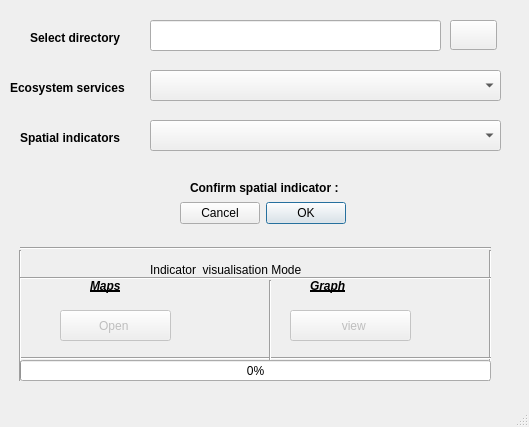
<?xml version="1.0" encoding="UTF-8"?>
<ui version="4.0">
 <class>SpatialMetrics</class>
 <widget class="QDialog" name="SpatialMetrics">
  <property name="geometry">
   <rect>
    <x>0</x>
    <y>0</y>
    <width>529</width>
    <height>427</height>
   </rect>
  </property>
  <property name="windowTitle">
   <string>Spatial indicators for ES</string>
  </property>
  <property name="sizeGripEnabled">
   <bool>true</bool>
  </property>
  <widget class="Line" name="line_4">
   <property name="geometry">
    <rect>
     <x>480</x>
     <y>250</y>
     <width>20</width>
     <height>131</height>
    </rect>
   </property>
   <property name="orientation">
    <enum>Qt::Vertical</enum>
   </property>
  </widget>
  <widget class="Line" name="line_3">
   <property name="geometry">
    <rect>
     <x>20</x>
     <y>350</y>
     <width>471</width>
     <height>16</height>
    </rect>
   </property>
   <property name="orientation">
    <enum>Qt::Horizontal</enum>
   </property>
  </widget>
  <widget class="QPushButton" name="btnBaseDir_3">
   <property name="geometry">
    <rect>
     <x>450</x>
     <y>20</y>
     <width>47</width>
     <height>30</height>
    </rect>
   </property>
   <property name="toolTip">
    <string>Select a base directory</string>
   </property>
   <property name="text">
    <string/>
   </property>
   <property name="icon">
    <iconset resource="resources.qrc">
     <normaloff>:/plugins/spatialmetrics/dir.png</normaloff>:/plugins/spatialmetrics/dir.png</iconset>
   </property>
   <property name="iconSize">
    <size>
     <width>22</width>
     <height>22</height>
    </size>
   </property>
  </widget>
  <widget class="QLabel" name="label_19">
   <property name="geometry">
    <rect>
     <x>150</x>
     <y>260</y>
     <width>211</width>
     <height>20</height>
    </rect>
   </property>
   <property name="font">
    <font>
     <weight>50</weight>
     <bold>false</bold>
    </font>
   </property>
   <property name="text">
    <string>Indicator  visualisation Mode</string>
   </property>
   <property name="textFormat">
    <enum>Qt::AutoText</enum>
   </property>
  </widget>
  <widget class="QLabel" name="label_11">
   <property name="geometry">
    <rect>
     <x>30</x>
     <y>30</y>
     <width>101</width>
     <height>16</height>
    </rect>
   </property>
   <property name="font">
    <font>
     <weight>75</weight>
     <bold>true</bold>
    </font>
   </property>
   <property name="text">
    <string>Select directory</string>
   </property>
   <property name="textFormat">
    <enum>Qt::AutoText</enum>
   </property>
  </widget>
  <widget class="QComboBox" name="comboBox_3">
   <property name="geometry">
    <rect>
     <x>150</x>
     <y>120</y>
     <width>351</width>
     <height>31</height>
    </rect>
   </property>
   <property name="toolTip">
    <string>Select an indicator</string>
   </property>
  </widget>
  <widget class="Line" name="line_5">
   <property name="geometry">
    <rect>
     <x>10</x>
     <y>250</y>
     <width>20</width>
     <height>131</height>
    </rect>
   </property>
   <property name="orientation">
    <enum>Qt::Vertical</enum>
   </property>
  </widget>
  <widget class="QLabel" name="label_17">
   <property name="geometry">
    <rect>
     <x>190</x>
     <y>180</y>
     <width>171</width>
     <height>16</height>
    </rect>
   </property>
   <property name="font">
    <font>
     <weight>75</weight>
     <bold>true</bold>
    </font>
   </property>
   <property name="text">
    <string>Confirm spatial indicator :</string>
   </property>
   <property name="textFormat">
    <enum>Qt::AutoText</enum>
   </property>
  </widget>
  <widget class="QPushButton" name="pushButton_6">
   <property name="enabled">
    <bool>false</bool>
   </property>
   <property name="geometry">
    <rect>
     <x>290</x>
     <y>310</y>
     <width>121</width>
     <height>31</height>
    </rect>
   </property>
   <property name="toolTip">
    <string>Click to view graphs</string>
   </property>
   <property name="text">
    <string>  view</string>
   </property>
  </widget>
  <widget class="Line" name="line">
   <property name="geometry">
    <rect>
     <x>260</x>
     <y>280</y>
     <width>20</width>
     <height>81</height>
    </rect>
   </property>
   <property name="orientation">
    <enum>Qt::Vertical</enum>
   </property>
  </widget>
  <widget class="QDialogButtonBox" name="buttonBox">
   <property name="geometry">
    <rect>
     <x>180</x>
     <y>200</y>
     <width>176</width>
     <height>27</height>
    </rect>
   </property>
   <property name="toolTip">
    <string>Click to confirm</string>
   </property>
   <property name="layoutDirection">
    <enum>Qt::RightToLeft</enum>
   </property>
   <property name="standardButtons">
    <set>QDialogButtonBox::Cancel|QDialogButtonBox::Ok</set>
   </property>
  </widget>
  <widget class="QComboBox" name="comboBox_2">
   <property name="geometry">
    <rect>
     <x>150</x>
     <y>70</y>
     <width>351</width>
     <height>31</height>
    </rect>
   </property>
   <property name="toolTip">
    <string>Select ES to evaluate</string>
   </property>
  </widget>
  <widget class="QLabel" name="label_15">
   <property name="geometry">
    <rect>
     <x>10</x>
     <y>80</y>
     <width>131</width>
     <height>16</height>
    </rect>
   </property>
   <property name="font">
    <font>
     <weight>75</weight>
     <bold>true</bold>
    </font>
   </property>
   <property name="text">
    <string>Ecosystem services</string>
   </property>
   <property name="textFormat">
    <enum>Qt::AutoText</enum>
   </property>
  </widget>
  <widget class="Line" name="line_18">
   <property name="geometry">
    <rect>
     <x>20</x>
     <y>240</y>
     <width>471</width>
     <height>16</height>
    </rect>
   </property>
   <property name="orientation">
    <enum>Qt::Horizontal</enum>
   </property>
  </widget>
  <widget class="QLabel" name="label_10">
   <property name="geometry">
    <rect>
     <x>310</x>
     <y>260</y>
     <width>171</width>
     <height>51</height>
    </rect>
   </property>
   <property name="font">
    <font>
     <weight>75</weight>
     <italic>true</italic>
     <bold>true</bold>
     <underline>true</underline>
    </font>
   </property>
   <property name="frameShadow">
    <enum>QFrame::Sunken</enum>
   </property>
   <property name="text">
    <string>Graph</string>
   </property>
   <property name="wordWrap">
    <bool>true</bool>
   </property>
  </widget>
  <widget class="QProgressBar" name="progressBar_2">
   <property name="geometry">
    <rect>
     <x>20</x>
     <y>360</y>
     <width>471</width>
     <height>21</height>
    </rect>
   </property>
   <property name="value">
    <number>0</number>
   </property>
  </widget>
  <widget class="QPushButton" name="pushButton_5">
   <property name="enabled">
    <bool>false</bool>
   </property>
   <property name="geometry">
    <rect>
     <x>60</x>
     <y>310</y>
     <width>111</width>
     <height>31</height>
    </rect>
   </property>
   <property name="toolTip">
    <string>Click to view maps</string>
   </property>
   <property name="text">
    <string>Open </string>
   </property>
  </widget>
  <widget class="QLineEdit" name="txtBaseDir2_5">
   <property name="geometry">
    <rect>
     <x>150</x>
     <y>20</y>
     <width>291</width>
     <height>31</height>
    </rect>
   </property>
  </widget>
  <widget class="QLabel" name="label_16">
   <property name="geometry">
    <rect>
     <x>20</x>
     <y>130</y>
     <width>111</width>
     <height>16</height>
    </rect>
   </property>
   <property name="font">
    <font>
     <weight>75</weight>
     <bold>true</bold>
    </font>
   </property>
   <property name="text">
    <string>Spatial indicators</string>
   </property>
   <property name="textFormat">
    <enum>Qt::AutoText</enum>
   </property>
  </widget>
  <widget class="Line" name="line_2">
   <property name="geometry">
    <rect>
     <x>20</x>
     <y>270</y>
     <width>471</width>
     <height>16</height>
    </rect>
   </property>
   <property name="orientation">
    <enum>Qt::Horizontal</enum>
   </property>
  </widget>
  <widget class="QLabel" name="label_7">
   <property name="geometry">
    <rect>
     <x>90</x>
     <y>260</y>
     <width>51</width>
     <height>51</height>
    </rect>
   </property>
   <property name="font">
    <font>
     <weight>75</weight>
     <italic>true</italic>
     <bold>true</bold>
     <underline>true</underline>
    </font>
   </property>
   <property name="frameShadow">
    <enum>QFrame::Sunken</enum>
   </property>
   <property name="text">
    <string>Maps</string>
   </property>
   <property name="wordWrap">
    <bool>true</bool>
   </property>
  </widget>
 </widget>
 <resources>
  <include location="../../loadthemall/resources.qrc"/>
  <include location="resources.qrc"/>
 </resources>
 <connections/>
</ui>
